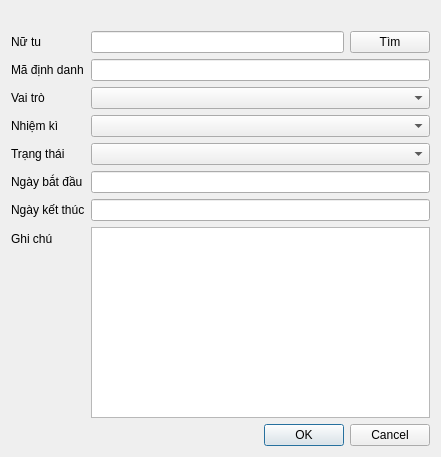
<?xml version="1.0" encoding="UTF-8"?>
<ui version="4.0">
 <class>DlgCommMgr</class>
 <widget class="QDialog" name="DlgCommMgr">
  <property name="geometry">
   <rect>
    <x>0</x>
    <y>0</y>
    <width>441</width>
    <height>457</height>
   </rect>
  </property>
  <property name="windowTitle">
   <string>Quản lý</string>
  </property>
  <layout class="QVBoxLayout" name="verticalLayout_2">
   <item>
    <layout class="QVBoxLayout" name="verticalLayout">
     <item>
      <widget class="QLabel" name="lblTitle">
       <property name="text">
        <string/>
       </property>
      </widget>
     </item>
     <item>
      <layout class="QFormLayout" name="formLayout">
       <property name="topMargin">
        <number>0</number>
       </property>
       <item row="0" column="0">
        <widget class="QLabel" name="label_7">
         <property name="text">
          <string>Nữ tu</string>
         </property>
        </widget>
       </item>
       <item row="0" column="1">
        <layout class="QHBoxLayout" name="horizontalLayout">
         <item>
          <widget class="QLineEdit" name="txtSearch">
           <property name="readOnly">
            <bool>true</bool>
           </property>
          </widget>
         </item>
         <item>
          <widget class="QPushButton" name="btnSearch">
           <property name="text">
            <string>Tìm</string>
           </property>
           <property name="icon">
            <iconset>
             <normalon>:/icon/icon/icons8-search-64.png</normalon>
            </iconset>
           </property>
          </widget>
         </item>
        </layout>
       </item>
       <item row="2" column="0">
        <widget class="QLabel" name="label">
         <property name="text">
          <string>Vai trò</string>
         </property>
        </widget>
       </item>
       <item row="2" column="1">
        <widget class="QComboBox" name="cbRole"/>
       </item>
       <item row="3" column="0">
        <widget class="QLabel" name="label_2">
         <property name="text">
          <string>Nhiệm kì</string>
         </property>
        </widget>
       </item>
       <item row="3" column="1">
        <widget class="QComboBox" name="cbTerm"/>
       </item>
       <item row="4" column="0">
        <widget class="QLabel" name="label_3">
         <property name="text">
          <string>Trạng thái</string>
         </property>
        </widget>
       </item>
       <item row="4" column="1">
        <widget class="QComboBox" name="cbStatus"/>
       </item>
       <item row="5" column="0">
        <widget class="QLabel" name="label_5">
         <property name="text">
          <string>Ngày bắt đầu</string>
         </property>
        </widget>
       </item>
       <item row="5" column="1">
        <widget class="QLineEdit" name="txtStartDate"/>
       </item>
       <item row="6" column="0">
        <widget class="QLabel" name="label_6">
         <property name="text">
          <string>Ngày kết thúc</string>
         </property>
        </widget>
       </item>
       <item row="6" column="1">
        <widget class="QLineEdit" name="txtEndDate"/>
       </item>
       <item row="7" column="0">
        <widget class="QLabel" name="label_4">
         <property name="text">
          <string>Ghi chú</string>
         </property>
        </widget>
       </item>
       <item row="7" column="1">
        <widget class="QPlainTextEdit" name="txtRemark">
         <property name="frameShape">
          <enum>QFrame::StyledPanel</enum>
         </property>
         <property name="lineWidth">
          <number>5</number>
         </property>
        </widget>
       </item>
       <item row="1" column="1">
        <widget class="QLineEdit" name="txtNameId">
         <property name="readOnly">
          <bool>true</bool>
         </property>
        </widget>
       </item>
       <item row="1" column="0">
        <widget class="QLabel" name="label_8">
         <property name="text">
          <string>Mã định danh</string>
         </property>
        </widget>
       </item>
      </layout>
     </item>
    </layout>
   </item>
   <item>
    <widget class="QDialogButtonBox" name="buttonBox">
     <property name="orientation">
      <enum>Qt::Horizontal</enum>
     </property>
     <property name="standardButtons">
      <set>QDialogButtonBox::Cancel|QDialogButtonBox::Ok</set>
     </property>
    </widget>
   </item>
  </layout>
 </widget>
 <resources/>
 <connections>
  <connection>
   <sender>buttonBox</sender>
   <signal>accepted()</signal>
   <receiver>DlgCommMgr</receiver>
   <slot>accept()</slot>
   <hints>
    <hint type="sourcelabel">
     <x>248</x>
     <y>254</y>
    </hint>
    <hint type="destinationlabel">
     <x>157</x>
     <y>274</y>
    </hint>
   </hints>
  </connection>
  <connection>
   <sender>buttonBox</sender>
   <signal>rejected()</signal>
   <receiver>DlgCommMgr</receiver>
   <slot>reject()</slot>
   <hints>
    <hint type="sourcelabel">
     <x>316</x>
     <y>260</y>
    </hint>
    <hint type="destinationlabel">
     <x>286</x>
     <y>274</y>
    </hint>
   </hints>
  </connection>
 </connections>
</ui>
